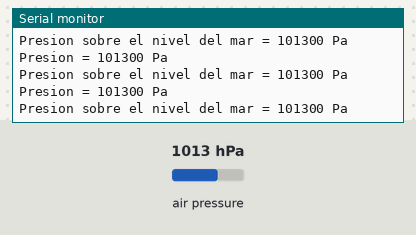
The sketch below on a simulated Arduino Uno, built with avr-gcc and run on an emulated ATmega328P. Shown: the last lines printed to the serial monitor. The test bench sets the inputs (shaded band); at power-on: air pressure 1013 hPa.

Above: at 1.2 s.
1.3 s: air pressure set to 952 hPa
At 1.82 s:
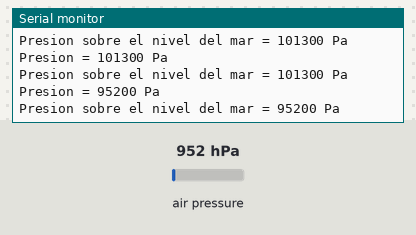
2.8 s: air pressure set to 975 hPa
At 2.83 s:
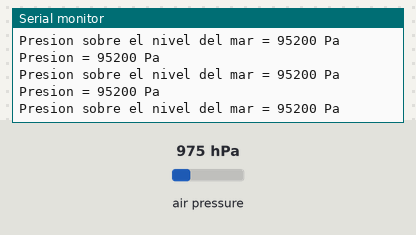
Timing chart, 0 to 5.8 s (numbered marks = the images above; inputs shaded):
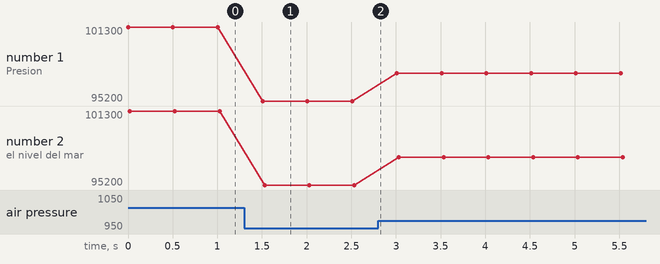

The sketch:

TP2C.ino
```cpp
//Universidad Tecnologica Nacional - Facultad Regional Tucuman
//Departamento de Ingenieria Electronica - Sistemas de Control Biomedico
//by Fernandez Francisco Alberto

//Lectura del sensor BMP180 y visualizacion de valores por PC

#include <Adafruit_BMP085.h>

Adafruit_BMP085 bmp;
int32_t pre = 0;
int32_t pre_at = 0;

void setup() {
  Serial.begin(9600);
  bmp.begin();
}

void loop() {
    pre = bmp.readPressure();
    pre_at = bmp.readSealevelPressure();

    Serial.print("Presion = ");
    Serial.print(pre);
    Serial.println(" Pa");

    Serial.print("Presion sobre el nivel del mar = ");
    Serial.print(pre_at);
    Serial.println(" Pa");

    Serial.println();
    delay(500);
}
```

Measured:
- after the input at 1.3 s, the serial monitor: prints a new line after 0.21 s (image 1)
- plotted number 1: 101300 → 95200 after the input at 1.3 s, 95200 → 97500 after the input at 2.8 s
- plotted number 2: 101300 → 95200 after the input at 1.3 s, 95200 → 97500 after the input at 2.8 s
